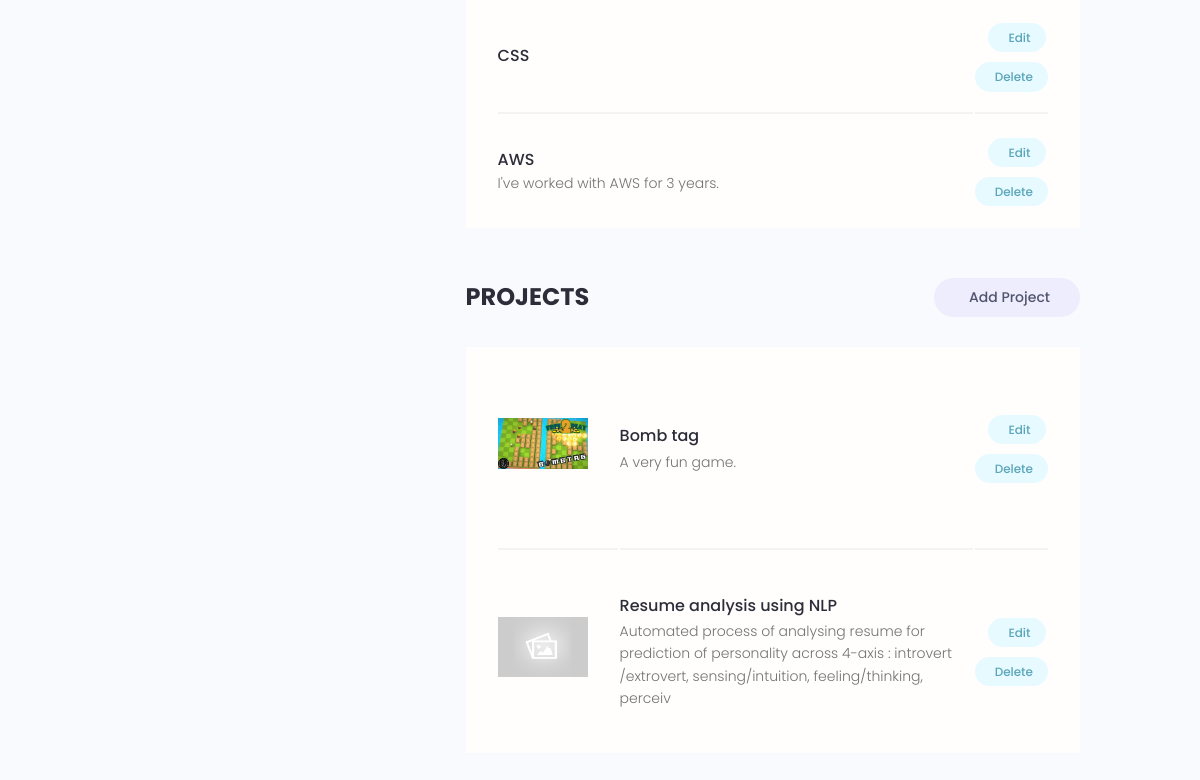
Before: /account/ (signed in, lower part) with the older database file.
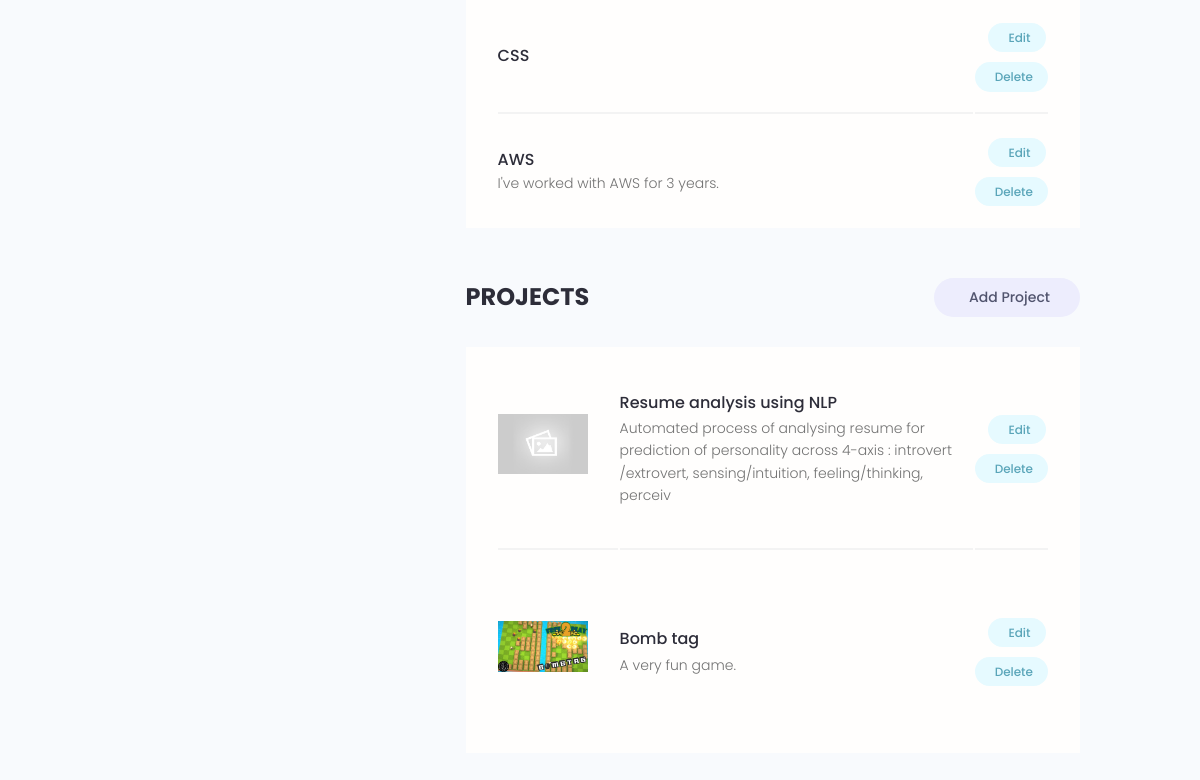
After: the same page with the newer database file.
### users/models.py (models this page shows, shortened)
class Skill(models.Model):
    owner = models.ForeignKey(Profile, on_delete=models.CASCADE, null=True, blank=True)
    name = models.CharField(max_length=200, blank=True, null=True)
    description = models.TextField(null=True, blank=True)
    created = models.DateTimeField(auto_now_add=True)
    id = models.UUIDField(default=uuid.uuid4, unique=True, primary_key=True, editable=False)

### projects/models.py (models this page shows, shortened)
class Project(models.Model):
    owner = models.ForeignKey(Profile, null=True, blank=True, on_delete=models.SET_NULL)
    title = models.CharField(max_length=200)
    description = models.TextField(null=True, blank=True)
    featured_image = models.ImageField(null=True, blank=True, default="default.jpg")
    demo_link = models.CharField(max_length=2000, null=True, blank=True)
    source_link = models.CharField(max_length=2000, null=True, blank=True)
    tags = models.ManyToManyField('Tag', blank=True)
    vote_total = models.IntegerField(default=0, null=True, blank=True)
    vote_ratio = models.IntegerField(default=0, null=True, blank=True)
    created = models.DateTimeField(auto_now_add=True)
    id = models.UUIDField(default=uuid.uuid4, unique=True, primary_key=True, editable=False)
    class Meta:
        ordering = ['-vote_ratio', '-vote_total']

### users/views.py (the view)
# urls.py: path('account/', views.userAccount, name='account'),
@login_required(login_url='login')
def userAccount(request):
    profile = request.user.profile
    skills = profile.skill_set.all()
    projects = profile.project_set.all()
    context = {
        'profile' : profile,
        'skills' : skills,
        'projects' : projects
    }
    return render(request, 'users/account.html', context)

### users/templates/users/account.html (shortened to what this page needs)
{% extends 'main.html' %}
{% block content %}
<main class="settingsPage profile my-md">
  <div class="container">
    <div class="layout">
      <div class="column column--1of3">
      </div>
      <div class="column column--2of3">
        <table class="settings__table">
          {% for skill in skills %}
          <tr>
            <td class="settings__tableInfo">
              <h4>{{ skill.name }}</h4>
              <p>
                {{ skill.description }}
              </p>
            </td>
            <td class="settings__tableActions">
              <a class="tag tag--pill tag--main settings__btn" href="{% url 'update-skill' skill.id %}"> Edit</a>
              <a class="tag tag--pill tag--main settings__btn" href="{% url 'delete-skill' skill.id %}?next=/account">
                Delete</a>
            </td>
          </tr>
          {% endfor %}
        </table>
        <div class="settings">
          <h3 class="settings__title">Projects</h3>
          <a class="tag tag--pill tag--sub settings__btn tag--lg" href="{% url 'create-project' %}"> Add Project</a>
        </div>
        <table class="settings__table">
          {% for project in projects %}
          <tr>
            <td class="settings__thumbnail">
              <a href="{% url 'project' project.id %}"><img src="{{ project.featured_image.url }}" alt="Project Thumbnail" /></a>
            </td>
            <td class="settings__tableInfo">
              <a href="{% url 'project' project.id %}">{{ project.title }}</a>
              <p>
                {{ project.description|slice:"150" }}
              </p>
            </td>
            <td class="settings__tableActions">
              <a class="tag tag--pill tag--main settings__btn" href="{% url 'update-project' project.id %}"> Edit</a>
              <a class="tag tag--pill tag--main settings__btn" href="{% url 'delete-project' project.id %}?next=/account">
                Delete</a>
            </td>
          </tr>
          {% endfor %}
        </table>
      </div>
    </div>
  </div>
</main>
{% endblock content %}

Changed rows visible on the page:
changed Project "Resume analysis using NLP": moves up the list
